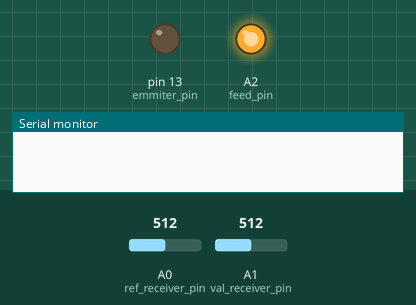
Bench run of a program on a simulated Arduino Uno, built with avr-gcc and run on an emulated ATmega328P. Parts: output pins drawn as LEDs (lit = HIGH), the last lines printed to the serial monitor. Inputs (shaded band) come from the test bench; at power-on: A0 (ref_receiver_pin) = 512, A1 (val_receiver_pin) = 512.

Above: at 1.2 s.
At 3.8 s:
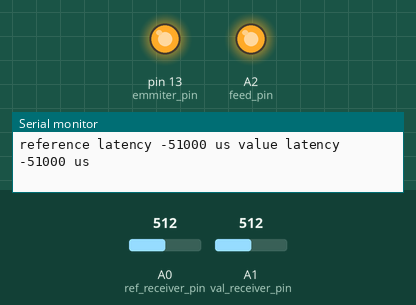
Timing chart, 0 to 7.2 s (numbered marks = the images above):
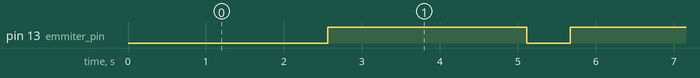

Measured:
- by itself, pin 13 (emmiter_pin): alternates HIGH for 2.5 s and LOW for 0.56 s

The program:

main.cpp
```cpp
#include <Arduino.h>

// Configures and runs latency measurements device.
//
// `configure_io` should be called before any other method to initialize the device.
class E2ELantencyReader {
    static constexpr int PLOT_SIZE = 500;

   public:
    struct Config {
        // Hardware pin where the value probe analogic voltage is read from.
        // This photocell points at the screen where the signal ends up being displayed.
        int val_receiver_pin;
        // Hardware pin where the reference probe analogic voltage is read from.
        // This second photocell points is pointing at the singal source. It is used to measure let
        // and photocell activation time and substract it from the the delay measured on the value
        // photocell.
        int ref_receiver_pin;
        // Hardware pin where to write `HIGH` in order to turn on a led and send the signal whose
        // propagation delay is measured.
        int emmiter_pin;
        // Hardware pin that should by `HIGH` to feed the latency measurement control device.
        // This is a workaround for the prototype bacause two voltage inputs are required and
        // the Arduino Uno have only one port. To be removed.
        int feed_pin;
        // Expected photocell latency when going from dark to light. This is used to measure the
        // voltage value of a stabilized high signal when calibrating the probe.
        int photocell_light_latency_ms;
        // Expected photocell latency when going from light to dark. This is used to measure the
        // voltage value of a stabilized low signal when calibrating the probe.
        int photocell_dark_latency_ms;
    };

    E2ELantencyReader(Config config) : config_(config) {}

    // Initializes hardware pin for input and output.
    //
    // To be called one before using the other methods of this class.
    void configure_io() {
        pinMode(config_.ref_receiver_pin, INPUT);
        pinMode(config_.val_receiver_pin, INPUT);
        pinMode(config_.emmiter_pin, OUTPUT);
        pinMode(config_.feed_pin, OUTPUT);
        digitalWrite(config_.feed_pin, HIGH);
    }

    // Prints the value from both probes to the serial interface every `sampling_period_ms`.
    //
    // sampling_period_ms: aproximative delay between two samples. The smaller, the higher the
    // resolution is.
    //
    // The signal led is turned on and off periodically. This method never returns.
    void monitor_forever(long sampling_period_ms = 20) {
        // Output each timeserie name separated wit ha sapce.
        Serial.print("reference_photocell");
        Serial.print(" ");
        Serial.print("signal_photocell");
        Serial.println();
        for (;;) {
            // Get both sensors value and print them to the serial port.
            const int ref = analogRead(config_.ref_receiver_pin);
            const int val = analogRead(config_.val_receiver_pin);
            Serial.print(ref, DEC);
            Serial.print(" ");
            Serial.print(val, DEC);
            Serial.println();
            // Turn the signal let on and off every second.
            digitalWrite(config_.emmiter_pin, (millis() / 1000) & 1 ? LOW : HIGH);
            // Sleep until the next sample has to be captured.
            delayMicroseconds(sampling_period_ms * 1000);
        }
    }

    // Captures photocell response curve to signal and return the and either plot it or write the
    // response time to serial.
    //
    // First the system is stabilized to the idle state for 500ms. Then sample value from both
    // sensors starts to be collected. After `preroll` samples the signal is send and the reponse is
    // collected for `500-preroll` samples.
    //
    // The latency is measured by computing the delay between the the time each sensors cross the
    // 90% threshold between they start value and final value.
    //
    // Arguments:
    // plot: when true, prints the response time series of both sensors to serial for plotting.
    //     Otherwise the measured larency is written as human readable text.
    // value: when `HIGH` the latency of bright signal is detected, if `LOW` the latency of dark
    //     signal is detected.
    // sampling_period_us: time delay within two samples. Only 500 samples ar collected.
    // preroll: number of samples collected before sending the sinal.
    void measure_photocell_response(bool plot, int value = HIGH, long sampling_period_us = 1000,
                                    int preroll = 50) {
        if (plot) {
            Serial.print("reference_photocell");
            Serial.print(" ");
            Serial.print("signal_photocell");
            Serial.println();
            for (int i = 0; i < 10; i++) {
                Serial.println("0 0");
            }
        }
        // Let the photocell discharge and stabilize.
        digitalWrite(config_.emmiter_pin, value == HIGH ? LOW : HIGH);
        delay(500);

        // Array where to store datapoints.
        unsigned char val_plot[PLOT_SIZE] = {0};
        unsigned char ref_plot[PLOT_SIZE] = {0};

        // Record `preroll` samples before emitting the signal.
        for (int i = 0; i < preroll; i++) {
            ref_plot[i] = analogRead(config_.ref_receiver_pin) >> 4;
            val_plot[i] = analogRead(config_.val_receiver_pin) >> 4;
            delayMicroseconds(sampling_period_us);
        }
        // Emmit the signal.
        digitalWrite(config_.emmiter_pin, value);
        // Collect response timeserie.
        for (int i = preroll; i < PLOT_SIZE; i++) {
            ref_plot[i] = analogRead(config_.ref_receiver_pin) >> 4;
            val_plot[i] = analogRead(config_.val_receiver_pin) >> 4;
            delayMicroseconds(sampling_period_us);
        }
        if (plot) {
            // Print the sampled measure to serial for plotting.
            for (int i = 0; i < PLOT_SIZE; i++) {
                Serial.print(ref_plot[i] << 4, DEC);
                Serial.print(" ");
                Serial.print(val_plot[i] << 4, DEC);
                Serial.println();
            }
        } else {
            // Compute the difference between 90% responses time.
            Serial.print("reference latency ");
            Serial.print((sample_to_90(ref_plot) - preroll) * sampling_period_us, DEC);
            Serial.print(" us");
            Serial.print(" value latency ");
            Serial.print((sample_to_90(val_plot) - preroll) * sampling_period_us, DEC);
            Serial.println(" us");
        }
    }
    // Calibrates sensors, send signal and returns the latency in microseconds.
    //
    // First the photocell high and low value are measured. For each sensor the trigger threshold
    // that is considered to be the detection time is set at the middle point between those two
    // values.
    //
    // Then, a HIGH signal is sent and the difference between detection times of the value censor
    // and reference sensor @50% is returned, or -1 if the detection timed out.
    //
    // timeout_ms: time to way for the signal before giving up.
    int measure_latency_us(unsigned long timeout_ms = 3000) {
        // Calibrate the sensor by measuring low voltage and high voltage.
        digitalWrite(config_.emmiter_pin, HIGH);

        delay(config_.photocell_light_latency_ms * 2);
        const int ref_high_value = analogRead(config_.ref_receiver_pin);
        const int val_high_value = analogRead(config_.val_receiver_pin);

        digitalWrite(config_.emmiter_pin, LOW);
        delay(config_.photocell_dark_latency_ms * 2);
        const int ref_low_value = analogRead(config_.ref_receiver_pin);
        const int val_low_value = analogRead(config_.val_receiver_pin);

        // Compute the 50% threshold and display debug information.
        const int ref_threshold = (ref_low_value + ref_high_value) / 2;
        const int val_threshold = (val_low_value + val_high_value) / 2;

        Serial.print("value low:");
        Serial.print(val_low_value);
        Serial.print(" high:");
        Serial.print(val_high_value);
        Serial.print(" threshold:");
        Serial.print(val_threshold);
        Serial.println();
        Serial.print("reference low:");
        Serial.print(ref_low_value);
        Serial.print(" high:");
        Serial.print(ref_high_value);
        Serial.print(" threshold:");
        Serial.print(ref_threshold);
        Serial.println();

        unsigned long ref_stop_time = 0, val_stop_time = 0, start_time = micros();
        const unsigned long timeout_time = start_time + timeout_ms * 1000;
        digitalWrite(config_.emmiter_pin, HIGH);
        // Poll the sensors until both have detected the signal or the timeout is reached.
        while (micros() < timeout_time && (ref_stop_time == 0 || val_stop_time == 0)) {
            int ref_value = analogRead(config_.ref_receiver_pin);
            if (ref_value > ref_threshold) {
                ref_stop_time = micros();
            }
            int val_value = analogRead(config_.val_receiver_pin);
            if (val_value > val_threshold) {
                val_stop_time = micros();
            }
        }
        if (ref_stop_time == 0) {
            Serial.println("reference signal not detected");
            return -1;
        }
        if (val_stop_time == 0) {
            Serial.println("value signal not detected");
            return -1;
        }
        Serial.print("Reference latency ");
        Serial.print(ref_stop_time - start_time);
        Serial.print("us, value latency ");
        Serial.print(val_stop_time - start_time);
        Serial.print("us, latency ");
        const int latency = val_stop_time - ref_stop_time;
        Serial.print(latency);
        Serial.println("us");
        digitalWrite(config_.emmiter_pin, LOW);
        return latency;
    }

   private:
    // Returns the 90% response time of the samples.
    static int sample_to_90(unsigned char plot[PLOT_SIZE]) {
        const int threshold = (plot[PLOT_SIZE - 1] * 9 + plot[0] * 1) / 10;
        const bool direction = plot[0] < plot[PLOT_SIZE - 1];
        for (int i = 0; i < PLOT_SIZE; i++) {
            if ((plot[i] < threshold) != direction) {
                return i;
            }
        }
        return -1;
    }
    Config config_;
};

E2ELantencyReader latency_reader({.val_receiver_pin = A1,
                                  .ref_receiver_pin = A0,
                                  .emmiter_pin = 13,
                                  .feed_pin = A2,
                                  .photocell_light_latency_ms = 600,
                                  .photocell_dark_latency_ms = 600});

void setup() {
    Serial.begin(9600);
    latency_reader.configure_io();
    // latency_reader.monitor_forever();
    // latency_reader.measure_photocell_response(true, HIGH);
}

void loop() {
    delay(2000);
    latency_reader.measure_photocell_response(false, HIGH);
    // latency_reader.measure_latency_us();
    // Serial.println();
    // latency_reader.measure_photocell_response(false, HIGH, 500);
}
```
